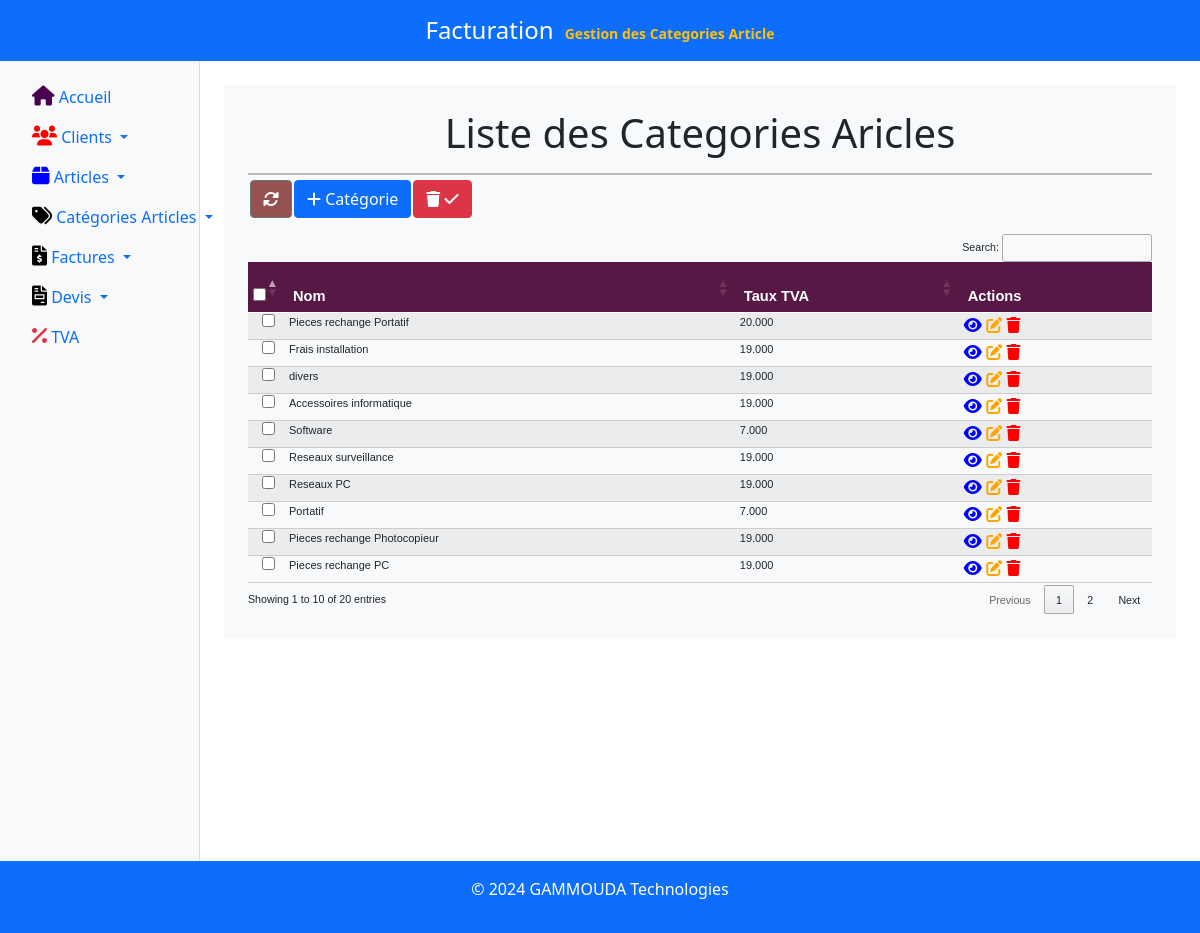
The app's page /categorie_article/ with its own data.
### categorie_article/models.py (models this page shows, shortened)
class CategorieArticle(models.Model):
    nom = models.CharField(max_length=100)
    taux_tva = models.DecimalField(max_digits=5, decimal_places=3, default=0)  # Check this field
    created_at = models.DateTimeField(default=now, editable=False)  # Ajout du champ created_at

### categorie_article/views.py (the view)
# urls.py: path('', views.list_categories, name='list_categories'),  # Liste des catégories
def list_categories(request):
    categories = CategorieArticle.objects.all().order_by('-created_at')  # Trier par ordre décroissant de l'ID
    context = {
        'categories': categories,
        'module_actif': 'Gestion des Categories Article'  # Module actif à passer au template
    }
    return render(request, 'categorie_article/list_categories.html', context)

### categorie_article/templates/categorie_article/list_categories.html (shortened to what this page needs)
{% extends 'base.html' %}
{% block content %}
<h1 style="text-align: center; margin-bottom: 5px;">Liste des Categories Aricles</h1>
<hr style="border: 1px solid black; width: 100%; margin-bottom: 5px;">
<div style="display: inline-flex; align-items: center;">
    <a href="{% url 'list_categories' %}" class="btn btn-secondary mb-3 btn-icon" style="margin-left: 2px; background-color: #955251;">
        <i class="fas fa-sync-alt"></i>
    </a>
    <a href="{% url 'create_categorie' %}" class="btn btn-primary mb-3 btn-icon" style="margin-left: 2px;">
        <i class="fas fa-plus"></i> Catégorie
    </a>
    <form id="deleteSelectedCategoriesForm" method="POST" action="{% url 'delete_categories' %}" style="margin-left: 2px; display: inline;">
        <button type="submit" class="btn btn-danger mb-3 btn-icon">
            <i class="fas fa-trash"></i> <i class="fa-solid fa-check"></i>
        </button>
    </form>
</div>
<div class="table-responsive" style="font-size: 8pt; font-family: Verdana, sans-serif;">
    <table id="categorieTable" class="table table-striped" style="font-size: 11px; border-collapse: collapse; width: 100%;">
        <thead style="background-color: #581845; color: #FFFFFF; font-size: 11pt; font-weight: bold;">
            <tr>
                <th style="padding: 5px; height: 40px; width: 30px;">
                    <input type="checkbox" id="selectAllCategories" title="Tout sélectionner" />
                </th>
                <th style="padding: 5px; height: 40px;">Nom</th>
                <th style="padding: 5px; height: 40px;">Taux TVA</th>
                <th style="padding: 5px; height: 40px;">Actions</th>
            </tr>
        </thead>
        <tbody>
            {% for categorie in categories %}
            <tr style="border-bottom: 1px solid #ccc;">
                <td style="padding: 1px; text-align: center;">
                    <input type="checkbox" name="selected_categories" value="{{ categorie.id }}">
                </td>
                <td style="padding: 1px;">{{ categorie.nom }}</td>
                <td style="padding: 1px;">{{ categorie.taux_tva }}</td>
                <td style="padding: 1px;">
                    <a href="{% url 'afficher_categorie' categorie.id %}" style="color: blue; text-decoration: none; font-size: 12pt;">
                        <i class="fas fa-eye"></i>
                    </a>
                    <a href="{% url 'update_categorie' categorie.id %}" style="color: orange; text-decoration: none; font-size: 12pt;">
                        <i class="fas fa-edit"></i>
                    </a>
                    <a href="{% url 'delete_categorie' categorie.id %}" style="color: red; text-decoration: none; font-size: 12pt;">
                        <i class="fas fa-trash"></i>
                    </a>
                </td>
            </tr>
            {% empty %}
            <tr>
                <td colspan="5" class="text-center">Aucune catégorie trouvée.</td>
            </tr>
            {% endfor %}
        </tbody>
    </table>
</div>
{% endblock %}

### records on screen
CategorieArticle: nom "Pieces rechange Portatif", taux_tva "20.000"
CategorieArticle: nom "Frais installation", taux_tva "19.000"
CategorieArticle: nom "divers", taux_tva "19.000"
CategorieArticle: nom "Accessoires informatique", taux_tva "19.000"
CategorieArticle: nom "Software", taux_tva "7.000"
CategorieArticle: nom "Reseaux surveillance", taux_tva "19.000"
CategorieArticle: nom "Reseaux PC", taux_tva "19.000"
CategorieArticle: nom "Portatif", taux_tva "7.000"
CategorieArticle: nom "Pieces rechange Photocopieur", taux_tva "19.000"
CategorieArticle: nom "Pieces rechange PC", taux_tva "19.000"

### other values on screen
{{ module_actif }} "Gestion des Categories Article"
